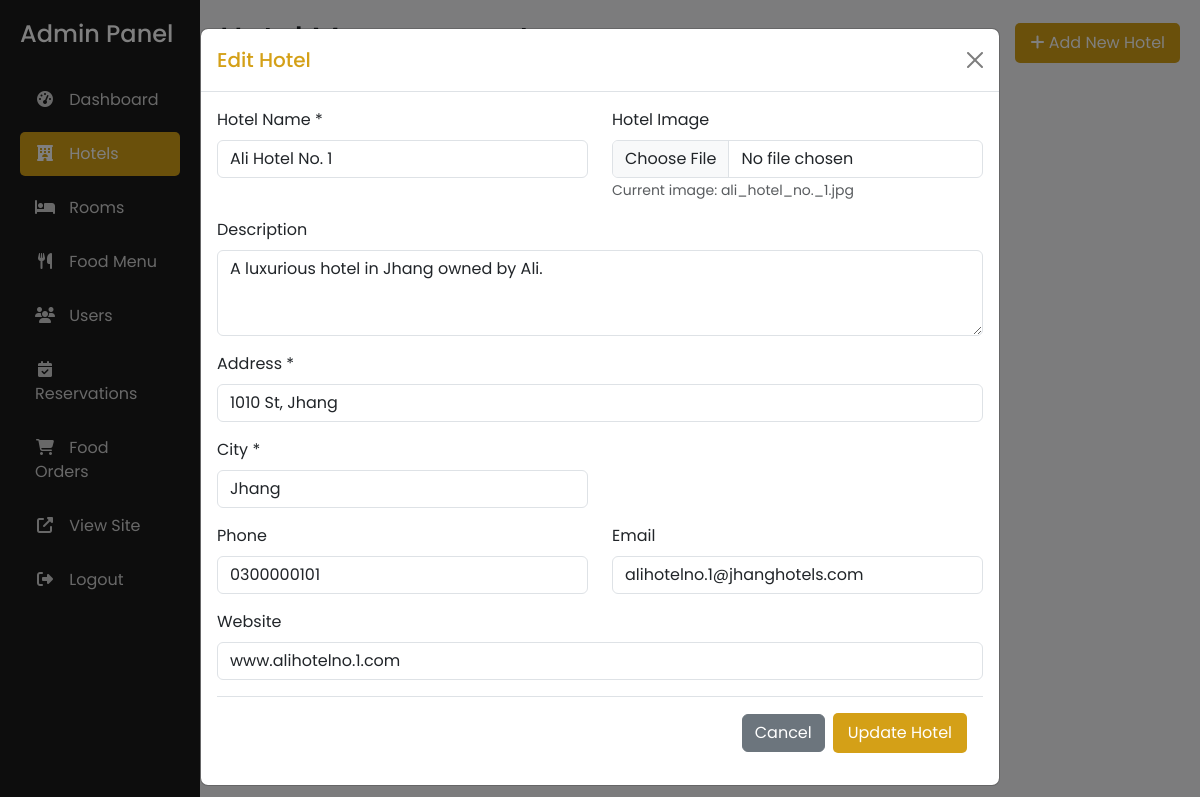
The page /admin/hotels.php?edit=1 (signed in) on the database its author committed.
### tables this page shows
CREATE TABLE `hotels` (
  `id` int(11) NOT NULL,
  `name` varchar(100) NOT NULL,
  `description` text DEFAULT NULL,
  `address` text NOT NULL,
  `city` varchar(50) NOT NULL,
  `phone` varchar(20) DEFAULT NULL,
  `email` varchar(100) DEFAULT NULL,
  `website` varchar(100) DEFAULT NULL,
  `image_url` varchar(255) DEFAULT NULL,
  `created_at` timestamp NOT NULL DEFAULT current_timestamp(),
  `updated_at` timestamp NOT NULL DEFAULT current_timestamp() ON UPDATE current_timestamp(),
  `vendor_id` int(11) NOT NULL
);

### admin/hotels.php (the view, shortened to what this page needs)
<?php
require_once '../config/database.php';
$user_id = (int)$_SESSION['user_id'];
$sql = "SELECT * FROM hotels WHERE vendor_id = ? ORDER BY name ASC";
$stmt = mysqli_prepare($conn, $sql);
if (!$stmt) {
    $error = "Database error: Unable to prepare hotel retrieval query.";
} else {
    mysqli_stmt_bind_param($stmt, "i", $user_id);
    mysqli_stmt_execute($stmt);
    $hotels = mysqli_stmt_get_result($stmt);
}
$edit_hotel = null;
if (isset($_GET['edit'])) {
    $hotel_id = (int)$_GET['edit'];
    $sql = "SELECT * FROM hotels WHERE id=? AND vendor_id=?";
    $stmt = mysqli_prepare($conn, $sql);
    mysqli_stmt_bind_param($stmt, "ii", $hotel_id, $user_id);
    mysqli_stmt_execute($stmt);
    $result = mysqli_stmt_get_result($stmt);
    $edit_hotel = mysqli_fetch_assoc($result);
}
?>
<!DOCTYPE html>
<html lang="en">
<head>
    <link href="https://cdn.jsdelivr.net/npm/bootstrap@5.3.3/dist/css/bootstrap.min.css" rel="stylesheet">
    <link rel="stylesheet" href="https://cdnjs.cloudflare.com/ajax/libs/font-awesome/6.4.2/css/all.min.css">
</head>
<body>
    <div class="container-fluid">
        <div class="row">
            <div class="col-md-3 col-lg-2 sidebar">
                <h4 class="mb-4">Admin Panel</h4>
                <nav class="nav flex-column">
                    <a class="nav-link" href="dashboard.php">
                        <i class="fas fa-tachometer-alt"></i> Dashboard
                    </a>
                    <a class="nav-link active" href="hotels.php">
                        <i class="fas fa-hotel"></i> Hotels
                    </a>
                    <a class="nav-link" href="rooms.php">
                        <i class="fas fa-bed"></i> Rooms
                    </a>
                    <a class="nav-link" href="food.php"><i class="fas fa-utensils"></i> Food Menu</a>
                    <a class="nav-link" href="users.php">
                        <i class="fas fa-users"></i> Users
                    </a>
                    <a class="nav-link" href="reservations.php">
                        <i class="fas fa-calendar-check"></i> Reservations
                    </a>
                    <a class="nav-link" href="food_orders.php"><i class="fas fa-shopping-cart"></i> Food Orders</a>
                    <a class="nav-link" href="../index.php" target="_blank">
                        <i class="fas fa-external-link-alt"></i> View Site
                    </a>
                    <a class="nav-link" href="../logout.php">
                        <i class="fas fa-sign-out-alt"></i> Logout
                    </a>
                </nav>
            </div>
            <div class="col-md-9 col-lg-10 main-content">
                <div class="d-flex justify-content-between align-items-center mb-4">
                    <h2>Hotel Management</h2>
                    <button type="button" class="btn btn-custom" data-bs-toggle="modal" data-bs-target="#hotelModal">
                        <i class="fas fa-plus"></i> Add New Hotel
                    </button>
                </div>
                <div class="row">
                    <?php if (mysqli_num_rows($hotels) > 0): ?>
                        <?php while($hotel = mysqli_fetch_assoc($hotels)): ?>
                            <div class="col-md-6 col-lg-4">
                                <div class="hotel-card">
                                    <h4><?php echo htmlspecialchars($hotel['name']); ?></h4>
                                    <p class="text-muted">
                                    </p>
                                    <div class="hotel-details">
                                        <p><span class="hotel-details-label">Address:</span> <?php echo htmlspecialchars($hotel['address']); ?></p>
                                        <?php if ($hotel['phone']): ?>
                                            <p><span class="hotel-details-label">Phone:</span> <?php echo htmlspecialchars($hotel['phone']); ?></p>
                                        <?php endif; ?>
                                        <?php if ($hotel['email']): ?>
                                            <p><span class="hotel-details-label">Email:</span> <?php echo htmlspecialchars($hotel['email']); ?></p>
                                        <?php endif; ?>
                                        <?php if ($hotel['website']): ?>
                                            <p><span class="hotel-details-label">Website:</span> <a href="<?php echo htmlspecialchars($hotel['website']); ?>" target="_blank">Visit</a></p>
                                        <?php endif; ?>
                                        <p><span class="hotel-details-label">Description:</span> <?php echo htmlspecialchars(substr($hotel['description'] ?? '', 0, 100)); ?>...</p>
                                    </div>
                                    <div class="action-buttons d-flex justify-content-between">
                                        <a href="?edit=<?php echo $hotel['id']; ?>" class="btn btn-sm btn-custom">
                                        </a>
                                    </div>
                                </div>
                            </div>
                        <?php endwhile; ?>
                    <?php endif; ?>
                </div>
            </div>
        </div>
    </div>
    <div class="modal fade" id="hotelModal" tabindex="-1">
        <div class="modal-dialog modal-lg">
            <div class="modal-content">
                <div class="modal-header">
                    <h5 class="modal-title"><?php echo isset($edit_hotel) ? 'Edit Hotel' : 'Add Hotel'; ?></h5>
                    <button type="button" class="btn-close" data-bs-dismiss="modal"></button>
                </div>
                <div class="modal-body">
                    <form method="POST" action="" id="hotelForm" enctype="multipart/form-data">
                        <div class="row">
                            <div class="col-md-6 mb-3">
                                <label for="name" class="form-label">Hotel Name *</label>
                                <input type="text" class="form-control" id="name" name="name"
                                       value="<?php echo isset($edit_hotel) ? htmlspecialchars($edit_hotel['name']) : ''; ?>" required>
                            </div>
                            <div class="col-md-6 mb-3">
                                <label for="hotel_image" class="form-label">Hotel Image</label>
                                <input type="file" class="form-control" id="hotel_image" name="hotel_image" accept="image/*">
                                <?php if (isset($edit_hotel) && $edit_hotel['image_url']): ?>
                                    <small class="text-muted">Current image: <?php echo basename($edit_hotel['image_url']); ?></small>
                                <?php endif; ?>
                            </div>
                        </div>
                        <div class="mb-3">
                            <label for="description" class="form-label">Description</label>
                            <textarea class="form-control" id="description" name="description" rows="3"><?php
                                echo isset($edit_hotel) ? htmlspecialchars($edit_hotel['description']) : '';
                            ?></textarea>
                        </div>
                        <div class="mb-3">
                            <label for="address" class="form-label">Address *</label>
                            <input type="text" class="form-control" id="address" name="address"
                                   value="<?php echo isset($edit_hotel) ? htmlspecialchars($edit_hotel['address']) : ''; ?>" required>
                        </div>
                        <div class="row">
                            <div class="col-md-6 mb-3">
                                <label for="city" class="form-label">City *</label>
                                <input type="text" class="form-control" id="city" name="city"
                                       value="<?php echo isset($edit_hotel) ? htmlspecialchars($edit_hotel['city']) : ''; ?>" required>
                            </div>
                        </div>
                        <div class="row">
                            <div class="col-md-6 mb-3">
                                <label for="phone" class="form-label">Phone</label>
                                <input type="tel" class="form-control" id="phone" name="phone"
                                       value="<?php echo isset($edit_hotel) ? htmlspecialchars($edit_hotel['phone']) : ''; ?>">
                            </div>
                            <div class="col-md-6 mb-3">
                                <label for="email" class="form-label">Email</label>
                                <input type="email" class="form-control" id="email" name="email"
                                       value="<?php echo isset($edit_hotel) ? htmlspecialchars($edit_hotel['email']) : ''; ?>">
                            </div>
                        </div>
                        <div class="mb-3">
                            <label for="website" class="form-label">Website</label>
                            <input type="url" class="form-control" id="website" name="website"
                                   value="<?php echo isset($edit_hotel) ? htmlspecialchars($edit_hotel['website']) : ''; ?>">
                        </div>
                        <div class="modal-footer">
                            <button type="button" class="btn btn-secondary" data-bs-dismiss="modal">Cancel</button>
                            <button type="submit" name="<?php echo isset($edit_hotel) ? 'update_hotel' : 'save_hotel'; ?>" class="btn btn-custom">
                                <?php echo isset($edit_hotel) ? 'Update Hotel' : 'Save Hotel'; ?>
                            </button>
                        </div>
                    </form>
                </div>
            </div>
        </div>
    </div>
</body>
</html>

### admin/hotels.php (style rules this page uses)
body { font-family: 'Poppins', sans-serif; background-color: #f8f9fa; }
.sidebar { background: #1a1a1a; color: white; min-height: 100vh; padding: 20px; }
.sidebar .nav-link { color: rgba(255, 255, 255, 0.8); padding: 10px 15px; margin: 5px 0; border-radius: 5px; transition: all 0.3s; }
.sidebar .nav-link.active { background: #d4a017; color: white; }
.sidebar .nav-link i { margin-right: 10px; width: 20px; text-align: center; }
.main-content { padding: 20px; }
.hotel-card { background: white; border-radius: 10px; padding: 20px; margin-bottom: 20px; box-shadow: 0 2px 4px rgba(0,0,0,0.1); transition: transform 0.3s; }
.btn-custom { background-color: #d4a017; color: white; border: none; padding: 8px 15px; border-radius: 5px; transition: all 0.3s; }
.hotel-details { margin-top: 15px; }
.hotel-details p { margin-bottom: 5px; }
.hotel-details-label { font-weight: 500; color: #555; }
.action-buttons { margin-top: 15px; }
.modal-title { color: #d4a017; }

### rows shown on the page
hotels: name "Ali Hotel No. 1", image_url "ali_hotel_no._1.jpg", description "A luxurious hotel in Jhang owned by Ali.", address "1010 St, Jhang", city "Jhang", phone "0300000101", email "alihotelno.1@jhanghotels.com", website "www.alihotelno.1.com"
